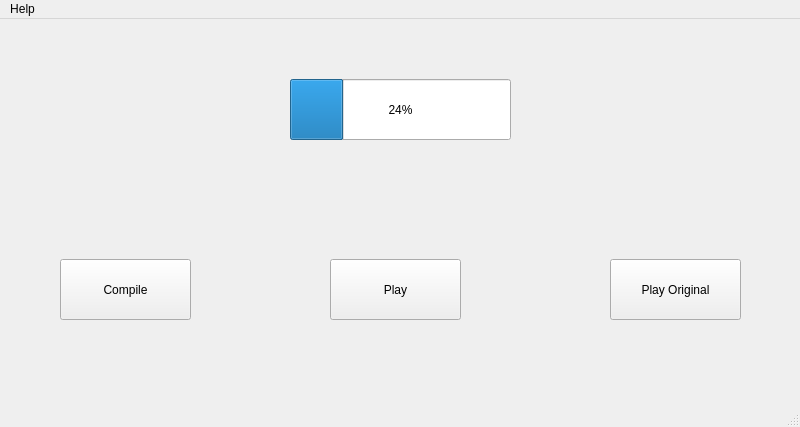
<?xml version="1.0" encoding="UTF-8"?>
<ui version="4.0">
 <class>DummySoundEffect</class>
 <widget class="QMainWindow" name="DummySoundEffect">
  <property name="geometry">
   <rect>
    <x>0</x>
    <y>0</y>
    <width>800</width>
    <height>427</height>
   </rect>
  </property>
  <property name="windowTitle">
   <string>MainWindow</string>
  </property>
  <widget class="QWidget" name="centralwidget">
   <widget class="QToolButton" name="btn_play">
    <property name="geometry">
     <rect>
      <x>330</x>
      <y>240</y>
      <width>131</width>
      <height>61</height>
     </rect>
    </property>
    <property name="text">
     <string>Play</string>
    </property>
   </widget>
   <widget class="QToolButton" name="btn_inf">
    <property name="geometry">
     <rect>
      <x>610</x>
      <y>240</y>
      <width>131</width>
      <height>61</height>
     </rect>
    </property>
    <property name="text">
     <string>Play Original</string>
    </property>
   </widget>
   <widget class="QProgressBar" name="btn_bar">
    <property name="geometry">
     <rect>
      <x>290</x>
      <y>60</y>
      <width>221</width>
      <height>61</height>
     </rect>
    </property>
    <property name="value">
     <number>24</number>
    </property>
   </widget>
   <widget class="QToolButton" name="btn_compile">
    <property name="geometry">
     <rect>
      <x>60</x>
      <y>240</y>
      <width>131</width>
      <height>61</height>
     </rect>
    </property>
    <property name="text">
     <string>Compile</string>
    </property>
   </widget>
  </widget>
  <widget class="QStatusBar" name="statusbar"/>
  <widget class="QMenuBar" name="menubar">
   <property name="geometry">
    <rect>
     <x>0</x>
     <y>0</y>
     <width>800</width>
     <height>23</height>
    </rect>
   </property>
   <widget class="QMenu" name="menuHelp">
    <property name="title">
     <string>Help</string>
    </property>
   </widget>
   <addaction name="menuHelp"/>
  </widget>
 </widget>
 <resources/>
 <connections/>
</ui>
